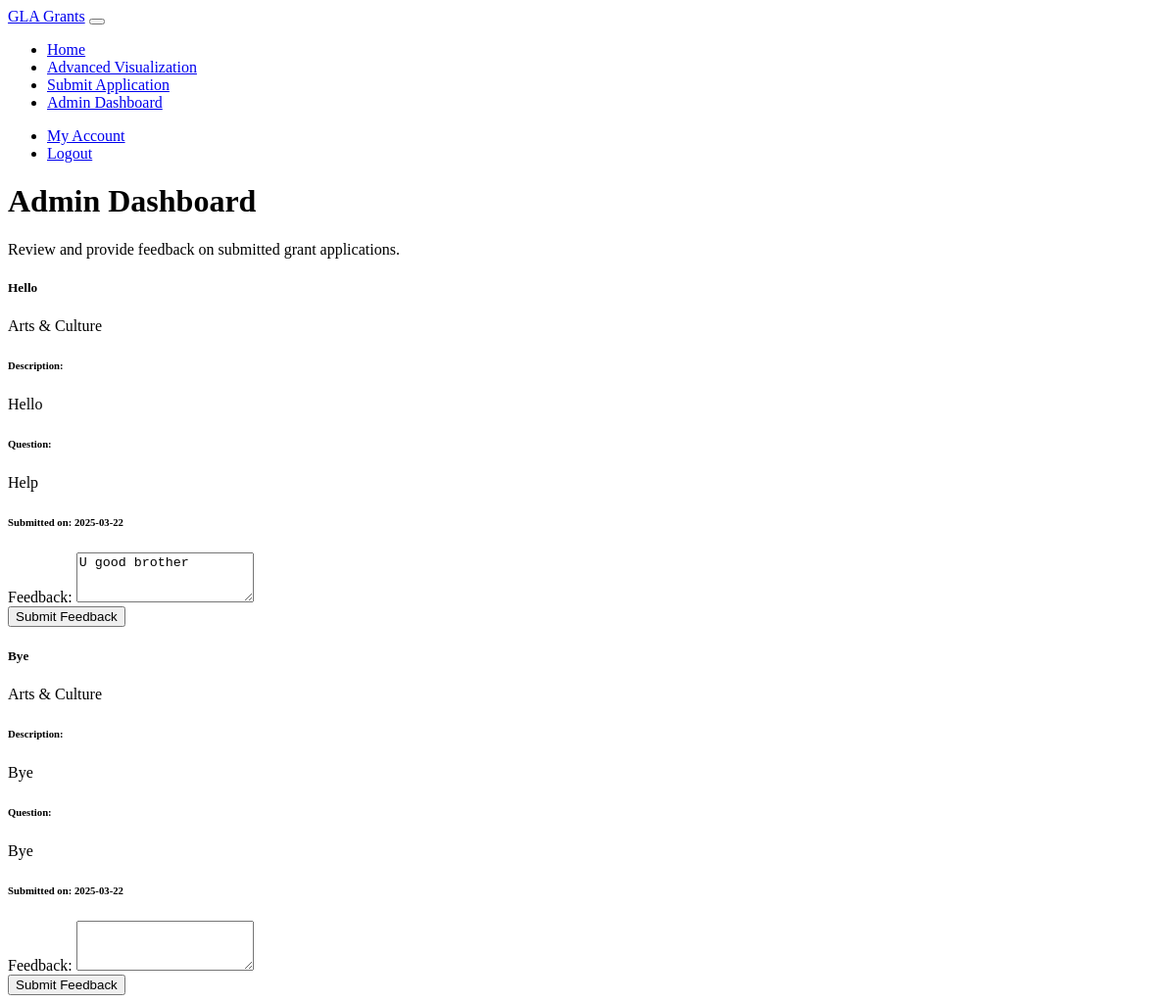
The page /admin-dashboard (signed in) on the database as committed earlier.
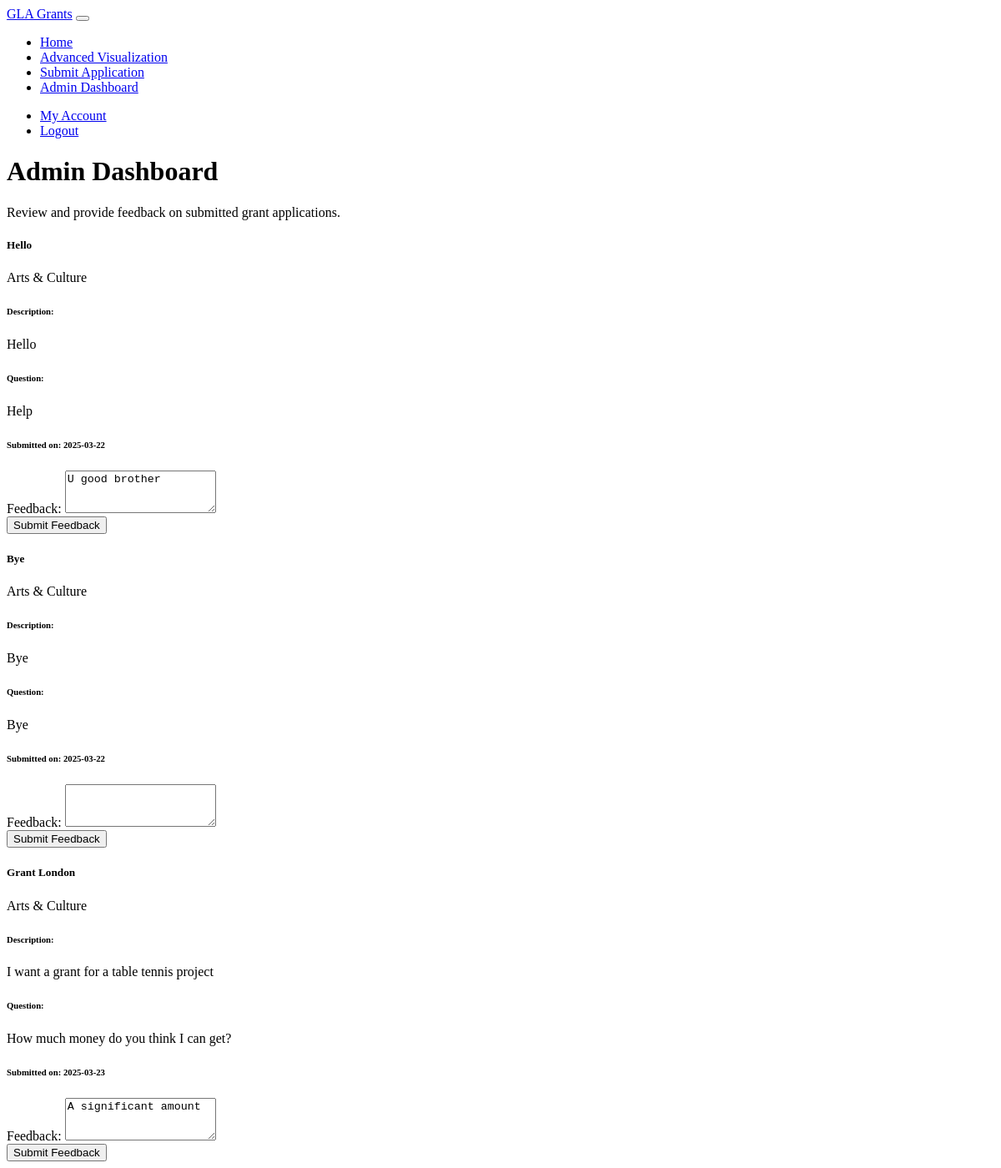
The same page on the database as committed later.
### coursework2/gla_grants_app/models.py (models this page shows)
class GrantApplication(db.Model):
    __tablename__ = 'grant_applications'
    id: Mapped[int] = mapped_column(primary_key=True)
    user_id: Mapped[int] = mapped_column(ForeignKey('users.id'))
    grant_id: Mapped[Optional[int]] = mapped_column(ForeignKey('grants.id'))
    title: Mapped[str] = mapped_column(Text, nullable=False)
    description: Mapped[str] = mapped_column(Text, nullable=False)
    category: Mapped[str] = mapped_column(Text, nullable=False)
    question: Mapped[str] = mapped_column(Text, nullable=False)
    comment: Mapped[Optional[str]] = mapped_column(Text)
    date_submitted: Mapped[str] = mapped_column(Text, nullable=False)
    user = relationship("User", back_populates="applications")
    grant = relationship("Grant", back_populates="applications")

### coursework2/gla_grants_app/routes.py (the view)
@main.route('/admin-dashboard')
def admin_dashboard():
    if 'user_id' not in session:
        flash('Please log in to access this page', 'warning')
        return redirect(url_for('main.login'))
    if not session.get('is_admin', False):
        flash('You do not have permission to access this page', 'danger')
        return redirect(url_for('main.index'))
    applications = db.session.execute(db.select(GrantApplication)).scalars().all()
    return render_template('admin_dashboard.html', applications=applications)

### coursework2/gla_grants_app/templates/admin_dashboard.html (shortened to what this page needs)
{% extends "layout.html" %}
{% block content %}
<h1>Admin Dashboard</h1>
<p class="lead">Review and provide feedback on submitted grant applications.</p>
<div class="row">
    <div class="col-md-12">
        {% if applications %}
            {% for application in applications %}
                <div class="card mb-4">
                    <div class="card-header d-flex justify-content-between align-items-center">
                        <h5 class="mb-0">{{ application.title }}</h5>
                        <span class="badge bg-primary">{{ application.category }}</span>
                    </div>
                    <div class="card-body">
                        <h6>Description:</h6>
                        <p>{{ application.description }}</p>
                        <h6>Question:</h6>
                        <p>{{ application.question }}</p>
                        <h6>Submitted on: {{ application.date_submitted }}</h6>
                        <form method="POST" action="{{ url_for('main.admin_review', application_id=application.id) }}">
                            <div class="mb-3">
                                <label for="comment-{{ application.id }}" class="form-label">Feedback:</label>
                                <textarea name="comment" id="comment-{{ application.id }}" class="form-control" rows="3">{{ application.comment or '' }}</textarea>
                            </div>
                            <button type="submit" class="btn btn-primary">Submit Feedback</button>
                        </form>
                    </div>
                </div>
            {% endfor %}
        {% else %}
            <div class="alert alert-info">
                No applications have been submitted yet.
            </div>
        {% endif %}
    </div>
</div>
{% endblock %}

### coursework2/gla_grants_app/templates/layout.html (shortened to what this page needs)
<!DOCTYPE html>
<html lang="en">
<head>
    <link rel="stylesheet" href="{{ url_for('static', filename='css/bootstrap.css') }}">
</head>
<body>
    <nav class="navbar navbar-expand-lg navbar-dark bg-primary">
        <div class="container">
            <a class="navbar-brand" href="{{ url_for('main.landing') }}">GLA Grants</a>
            <button class="navbar-toggler" type="button" data-bs-toggle="collapse" data-bs-target="#navbarNav"
                    aria-controls="navbarNav" aria-expanded="false" aria-label="Toggle navigation">
            </button>
            <div class="collapse navbar-collapse" id="navbarNav">
                <ul class="navbar-nav me-auto">
                    {% if session.get('user_id') %}
                    <li class="nav-item">
                        <a class="nav-link" href="{{ url_for('main.index') }}">Home</a>
                    </li>
                    <li class="nav-item">
                        <a class="nav-link" href="{{ url_for('main.dash_visualization') }}">Advanced Visualization</a>
                    </li>
                    <li class="nav-item">
                        <a class="nav-link" href="{{ url_for('main.submit_application') }}">Submit Application</a>
                    </li>
                    {% if session.get('is_admin') %}
                    <li class="nav-item">
                        <a class="nav-link" href="{{ url_for('main.admin_dashboard') }}">Admin Dashboard</a>
                    </li>
                    {% endif %}
                    {% endif %}
                </ul>
                <ul class="navbar-nav ms-auto">
                    {% if session.get('user_id') %}
                    <li class="nav-item">
                        <a class="nav-link" href="{{ url_for('main.account') }}">My Account</a>
                    </li>
                    <li class="nav-item">
                        <a class="nav-link" href="{{ url_for('main.logout') }}">Logout</a>
                    </li>
                    {% endif %}
                </ul>
            </div>
        </div>
    </nav>
    <div class="container mt-4">
        {% block content %}{% endblock %}
    </div>
</body>
</html>

Rows that differ between the two databases and show on the page:
added GrantApplication: title "Grant London", category "Arts & Culture", description "I want a grant for a table tennis project", question "How much money do you think I can get?", date_submitted "2025-03-23", comment "A significant amount"
